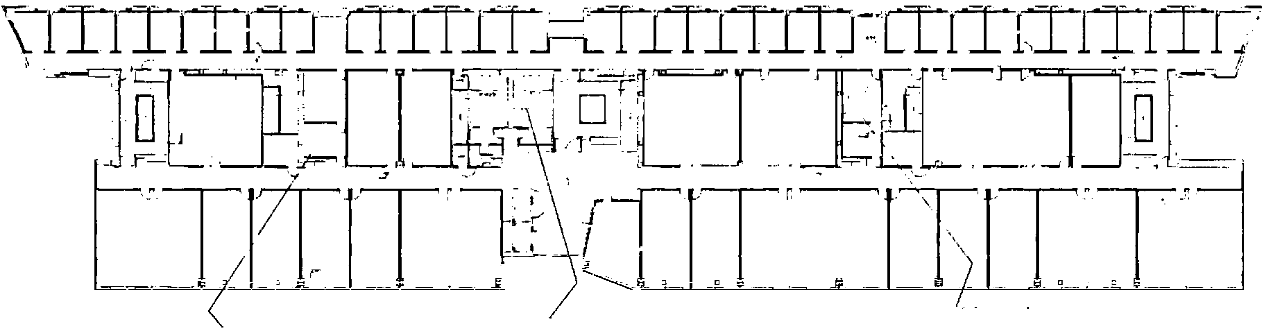
#> input picture cv-floorplan/originaldfp_E2_3.png, 1262 x 335 px
$ jupyter execute trace.ipynb
#> lines starting #> are read from the running program, lines starting #| are printed output that depends on the picture; after the words box and inside, x2 and y2 are one past the last pixel; in counts of white or black regions, pixels touching at a corner belong together
[cell 1]
import cv2
import numpy as np

# Load the image in grayscale
file_path = './originaldfp_E2_3.png'
image = cv2.imread(file_path, cv2.IMREAD_GRAYSCALE)
#> image is the input picture: shape (335, 1262); min 0, max 255, mean 235.9

# Threshold the image
_, binary = cv2.threshold(image, 128, 255, cv2.THRESH_BINARY_INV)
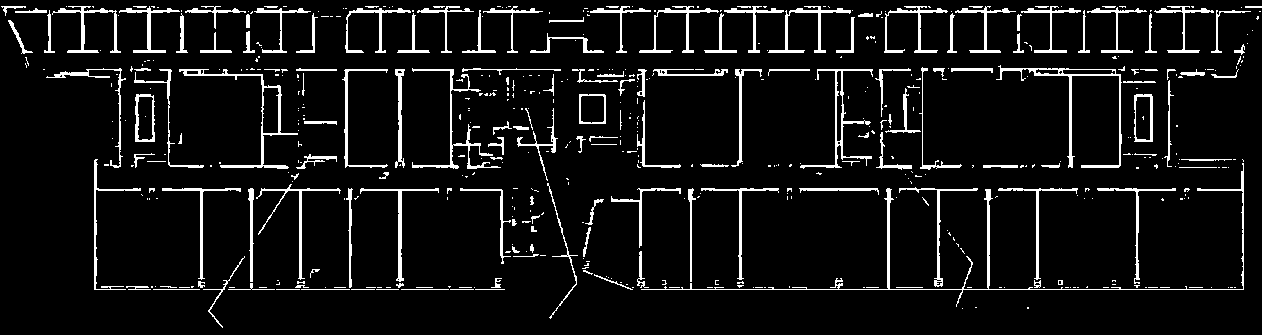
#> binary: shape (335, 1262); 7.3% white; 535 white regions (377 under 20 px)

# Find contours
contours, _ = cv2.findContours(binary, cv2.RETR_EXTERNAL, cv2.CHAIN_APPROX_SIMPLE)
#> contours = 533 contours, 428 with area under 20; largest, box (x1, y1, x2, y2) and area: (179, 69, 298, 169) 1316, (996, 65, 1122, 168) 981, (135, 94, 155, 142) 840, (1134, 94, 1153, 142) 826, (800, 69, 873, 169) 796

# Approximate contours with straight lines
approx_contours = [cv2.approxPolyDP(cnt, 3, True) for cnt in contours]
#> approx_contours = 533 contours, 441 with area under 20; largest, box (x1, y1, x2, y2) and area: (179, 69, 298, 168) 1310, (996, 66, 1122, 168) 1270, (641, 163, 1244, 307) 988, (800, 69, 873, 168) 892, (135, 94, 155, 142) 837

# Create an empty image to draw contours on
contour_image = np.zeros_like(image)

# Draw the contours
cv2.drawContours(contour_image, approx_contours, -1, (255, 0, 0), 1)
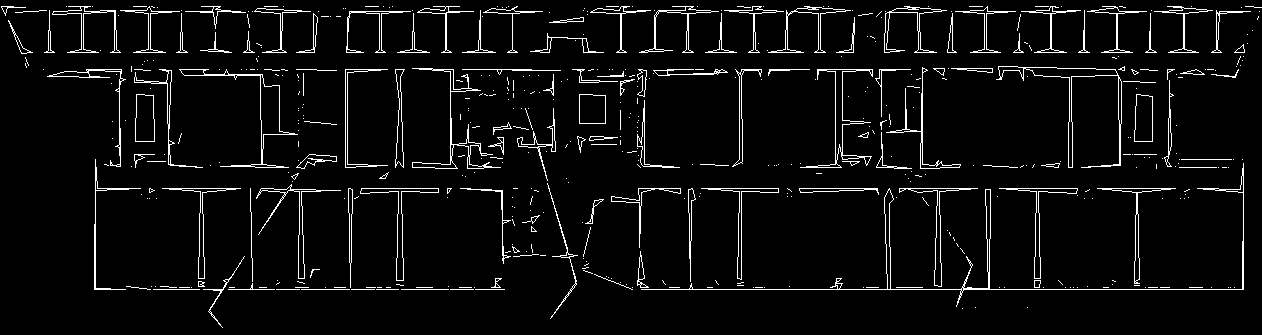
#> contour_image: shape (335, 1262); 5% white in thin lines or dots

# Save the contour image
cv2.imwrite('traced_image.png', contour_image)

# This image can now be traced by a vectorization tool like potrace.
print('Contour image saved. Please use a vectorization tool like potrace to convert it into SVG with straight lines only.')

$ run again, with cv-floorplan/DeepFloor_E2_3.png copied over cv-floorplan/originaldfp_E2_3.png
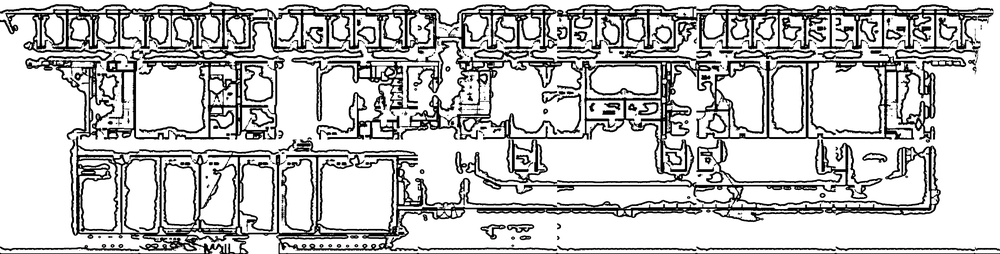
#> input picture cv-floorplan/DeepFloor_E2_3.png, 1000 x 254 px, shrunk from 3676 x 932 before the run
#> image is the input picture: shape (254, 1000); min 0, max 255, mean 196.2
#> `_, binary = cv2.threshold(image, 128, 255, cv2.THRESH_BINARY_INV)`:
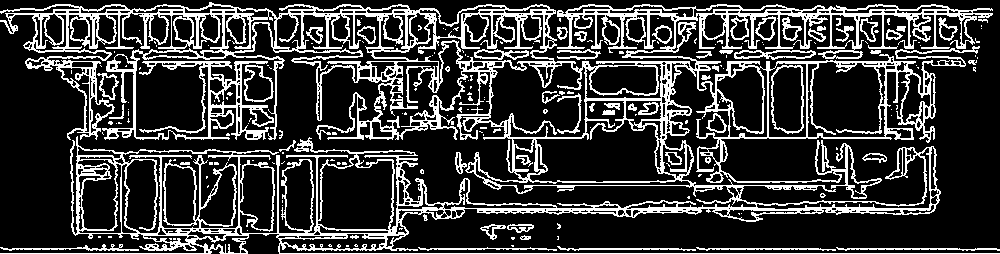
#> binary: shape (254, 1000); 23.1% white in thin lines or dots
#> contours = 130 contours, 96 with area under 20; largest, box (x1, y1, x2, y2) and area: (0, 2, 1000, 254) 119289, (244, 65, 274, 102) 775, (734, 50, 816, 60) 512, (97, 73, 119, 100) 318, (755, 16, 776, 41) 306
#> approx_contours = 130 contours, 105 with area under 20; largest, box (x1, y1, x2, y2) and area: (0, 2, 1000, 254) 121474, (244, 65, 272, 100) 738, (734, 50, 816, 59) 496, (98, 73, 117, 100) 318, (755, 17, 776, 41) 294
#> `cv2.drawContours(contour_image, approx_contours, -1, (255, 0, 0), 1)`:
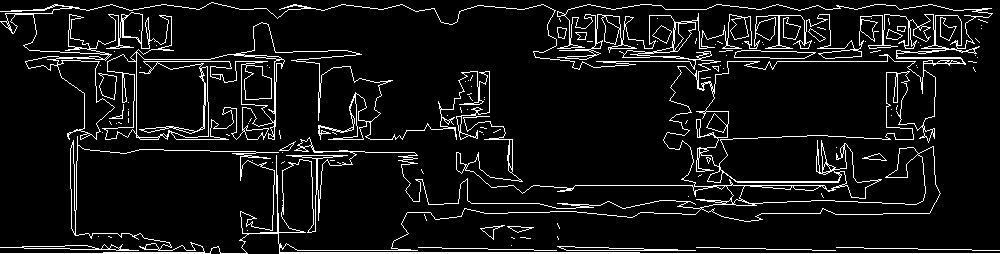
#> contour_image: shape (254, 1000); 8.1% white in thin lines or dots

$ run again, with cv-floorplan/E2_3.png copied over cv-floorplan/originaldfp_E2_3.png
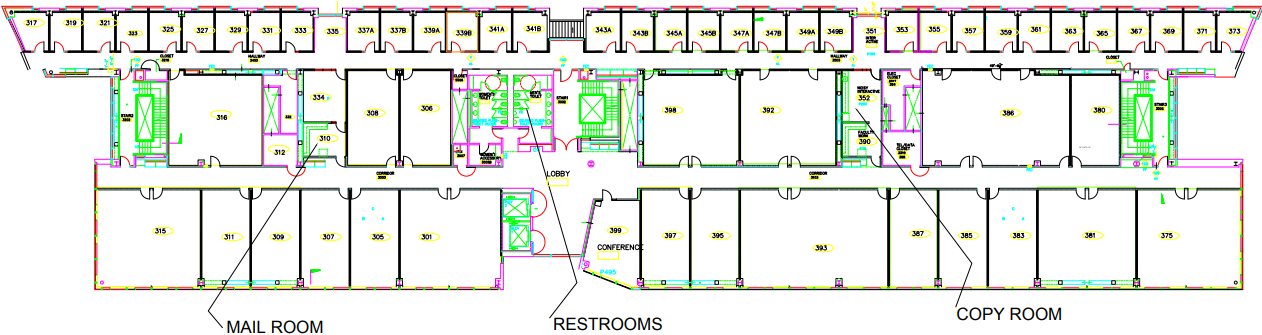
#> input picture cv-floorplan/E2_3.png, 1262 x 335 px
#> `_, binary = cv2.threshold(image, 128, 255, cv2.THRESH_BINARY_INV)`:
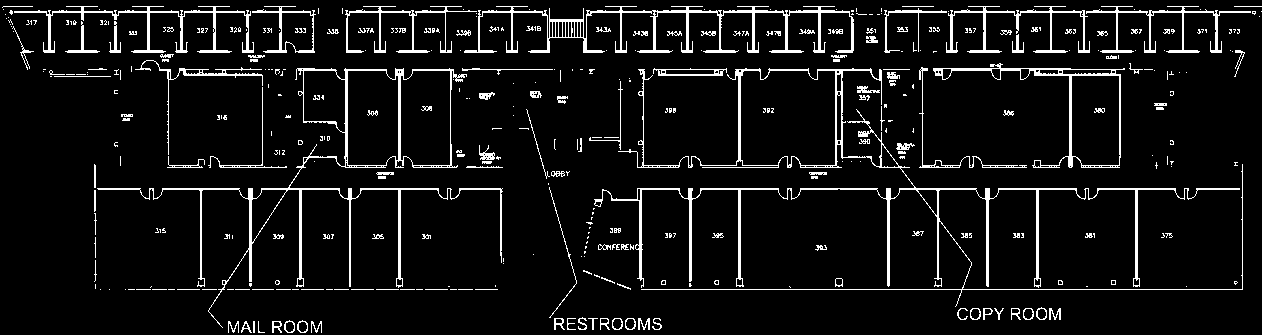
#> binary: shape (335, 1262); 7.1% white in thin lines or dots
#> contours = 399 contours, 334 with area under 20; largest, box (x1, y1, x2, y2) and area: (97, 68, 503, 328) 14623, (594, 68, 1243, 307) 12862, (933, 63, 1125, 168) 5683, (464, 6, 854, 53) 2305, (252, 6, 316, 53) 1374
#> approx_contours = 399 contours, 322 with area under 20; largest, box (x1, y1, x2, y2) and area: (97, 68, 503, 328) 15762, (594, 68, 1243, 307) 14283, (933, 63, 1125, 168) 5716, (464, 6, 854, 53) 3042, (252, 6, 315, 53) 1454
#> `cv2.drawContours(contour_image, approx_contours, -1, (255, 0, 0), 1)`:
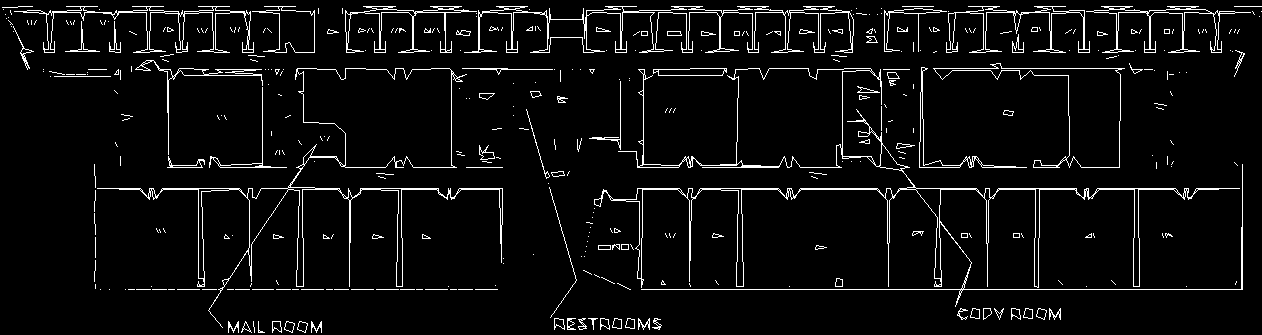
#> contour_image: shape (335, 1262); 5.2% white in thin lines or dots
